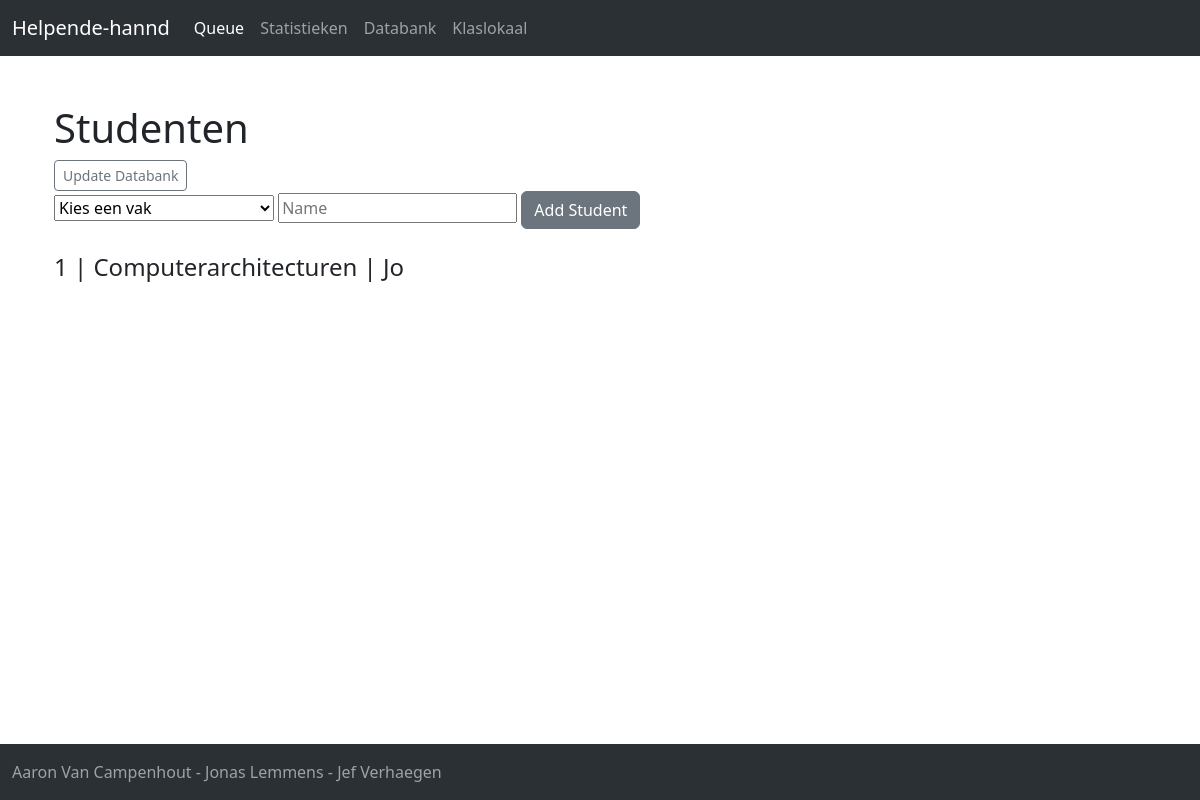
Before: /databank with the older database file.
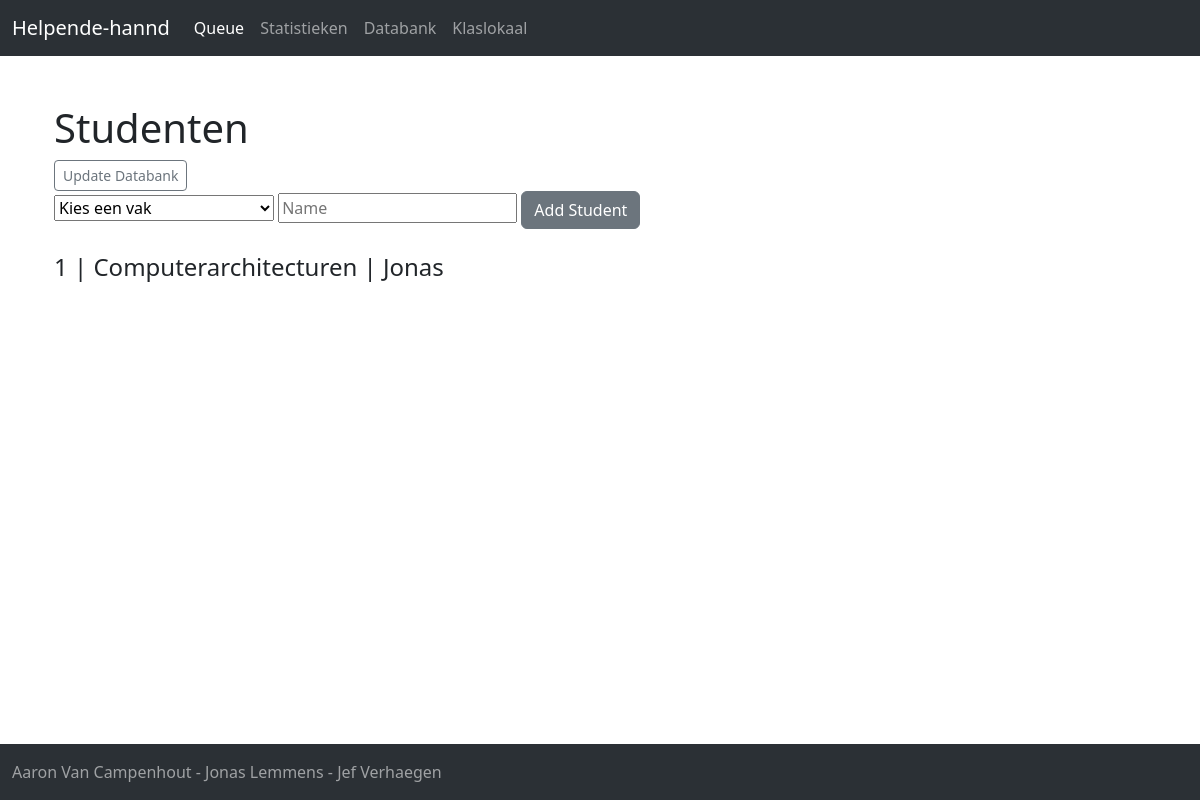
After: the same page with the newer database file.
### Flask-webserver/app.py (models this page shows, shortened)
class  Klas(db.Model):
    cid = db.Column(db.Integer,primary_key=True)
    vak = db.Column(db.String(200),primary_key=True,nullable=False)
    name = db.Column(db.String(200), nullable=False)

### Flask-webserver/app.py (the view)
@app.route("/databank",methods=["POST","GET"])
def databank():
    klaslijst = "Lijst met Studentnamen"
    if request.method == "POST":
        if(request.form['subject']!='Kies een vak' and request.form['name']!=''):
            last_id = db.session.execute(db.select(Klas.cid).where(Klas.vak == request.form['subject'] ).order_by(Klas.cid.desc())).scalar()
            if last_id == None:
                curr_id = 1
            else:
                curr_id = last_id + 1
            new_student = Klas(cid=curr_id, name=request.form['name'], vak = request.form['subject'])
            db.session.add(new_student)
            db.session.commit()
        else:
            print("leeg")
        return redirect(url_for('databank'))
    else:
        studenten = db.session.execute(db.select(Klas).order_by(Klas.vak,Klas.cid)).scalars()
        return render_template("databank.html",title=klaslijst,klas=studenten)

### Flask-webserver/templates/databank.html (shortened to what this page needs)
{% extends "base.html" %}
{% block content %}
    <div class ="container">
        <h1>Studenten</h1>
        <a href="/update" class="btn btn-outline-secondary btn-sm">Update Databank</a>
        <br/>
        <form action="/databank" METHOD="POST">
            <tr>
                <td>
                    <select name="subject">
                        <option>Kies een vak</option>
                    </select>
                </td>
                <td>
                    <input type="text" placeholder="Name" name="name">
                </td>
                <td>
                    <input type="submit" value="Add Student" class="btn btn-secondary">
                </td>
            </tr>
        </form>
    <br/>
    {% for student in klas %}
        <h4>
            {{ student.cid }} | {{ student.vak }} | {{ student.name }}
        </h4>
    {% endfor %}
    </div>
    <br><br><br><br>
{% endblock %}

Changed rows visible on the page:
changed Klas "Computerarchitecturen": name "Jo" → "Jonas"
